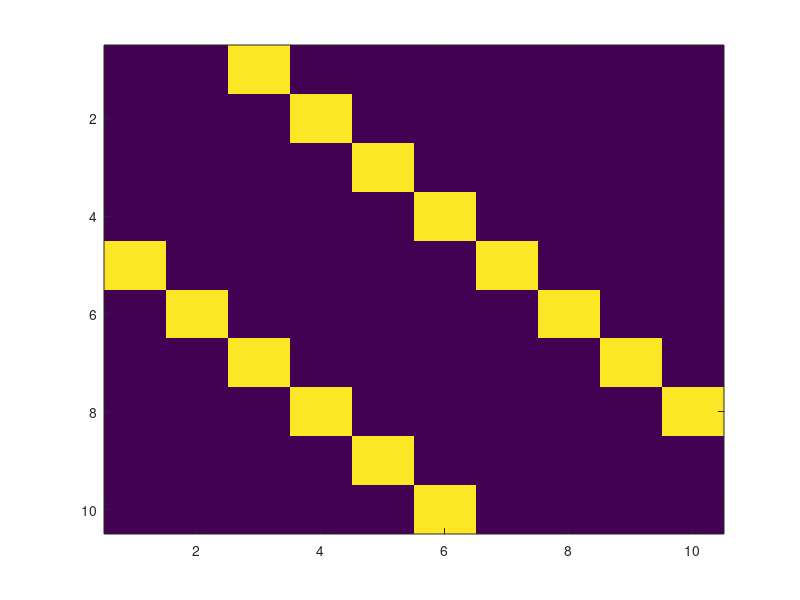

MATLAB code to generate this figure: (Note: this script raises an error after producing the figure.)

% Dimension (length) of a vector
v1 = [1] %scalar
v2 = [1,2] %point in the plane
v3 = [1,2,3] %point in space
v4 = [1,2,3,4] %point in higher dimension
pause
fprintf("length of v3 = %d\n",length(v3))
pause
length(v4)
pause
help length
pause % Linear combinations of vectors
v1 = [1,2,3]
v2 = [4,5,6]
a1 = 2
a2 = -1
pause
a1*v1 + a2*v2
pause % Dot product
v1*v2'
pause
dot(v1,v2)
pause
sum(v1.*v2)
pause % Norms
norm(v1)
pause
norm(v1,2)
pause
sqrt(v1*v1')
pause
norm(-v1)
pause
[norm(v1,1),norm(-v1,1)]
pause % Normalizing a vector
normvect = @(v) v./norm(v)
pause
vn=normvect(v1)
pause
fprintf("The norm of the normed vector: %g\n",norm(vn))
pause
u = [10, 0]
v = [-5, -5]
pause
theta=acos(dot(u,v)/(norm(u)*norm(v)))
pause
rad2deg(theta)
pause
help angle
pause
u = [10, 0]
v = [5, 5]
pause
costheta=dot(u,v)/(norm(u)*norm(v))
pause
[costheta, sqrt(2)/2]
pause % Triangle inequality
n = 10; % Length of vectors
N = 10^4; % Number of vectors
arr1 = []; % Initialize an empty array
for i = 1:N
    u=rand(n,1);
    v=rand(n,1);
    cs = norm(u)*norm(v)-abs(dot(u,v)); % Cauchy-Schwarz
    arr1=[arr1,cs]; % Append to the array
end
min(arr1)
pause
hist(arr1,100)
pause % Matrices
imagesc(rand(300,300))
pause
H=zeros(10,10);
for i = 1:10
    for j = 1:10
        if (i==j+4)||(i==j-2)
            H(i,j)=1;
        end
    end
end
H
pause
imagesc(H)
pause
A=[1 2 ; 3 4] % 2 by 2 matrix
B=[-2 3 ; 1 3]
C=[0 1 2; -1 1 0] % 2 by 3 matrix
pause
A+B
pause
% A+C would produce an error
pause
3*A
pause % Matrix multiplication
% Four ways
% - Dot products
% - Cols
% - Rows
% - Outer product
A
B
A*B
pause
% To get the 9 value in the entry 1,2 of the product AB, I take the inner 
% product of the first row of A and the second column of B
A(1,1)*B(1,2) + A(1,2)*B(2,2)
pause
B*A % matrix multiplication is not commutative in general
pause 
% myMatMult function
myMatMult(A,B)
pause
% myMatMult(C,A) would give an error
myMatMult(A,C)
pause
rand('state',0)
A=rand(100,100);
tic
for i=1:1000
    A=A*rand(100,100); % Multiplication using LAPACK routines
end
toc
pause
rand('state',0)
A=rand(100,100);
tic
for i=1:1000
    A=myMatMult(A,rand(100,100));
end
toc
pause
x=[7 12 33]
A=x(randi(length(x),5,3)) % select entries uniformly at random from x
y=[-1 0 24 23 522 4]
B=y(randi(length(y),3,10)) % select entries uniformly at random from y
pause
A*B
pause
myMatMult2(A,B)
pause
A*B - myMatMult2(A,B)
pause
norm(A*B - myMatMult2(A,B))
pause % Matrix multiplication is associative
A= rand(2,4)
B= rand(4,5)
C= rand(5,3)
A*B*C
pause
(A*B)*C
pause
A*(B*C)
pause % Identity matrix
A = [1 2; 3 4]
I = eye(2) % create identify matrix
A*I
pause
(A*I - A)==0
pause
I*A
pause % creating an identity matrix
ones(3,1)
pause
myI = diag(ones(2,1))
pause
help diag
pause
diag(myI) % retrieves the diagonal elements
pause % trace of a (square) matrix is the sum of its diagonal elements
A = [1 2 3; 4 5 6; 7 8 9]
sum(diag(A))
pause
trace(A)
pause % create a banded matrix
diag([5,7,0],1)+diag([2 3 4],-1)
pause % Inverses
A=[1 2; 3 4]
pause
help inv
pause
Ai = inv(A) % We rarely do this in practice
pause
A*Ai
pause
Ai*A
pause
A=[1 2; 3 4]
B=[5 6; 7 8]
inv(A*B)
pause
inv(B)*inv(A)
pause
inv(A)*inv(B) % something different
pause % Transpose
A=[];
for i=1:3 % rows
    for j=1:3 % cols
        A(i,j)=j+3*(i-1);
    end
end
A
pause
A=reshape((1:9),3,3)'
pause
A' % transpose, flips rows and cols
pause
ctranspose(A) % complex conjugate transpose (adjoint)
pause
A=[1+2*sqrt(-1) 2 - 3*sqrt(-1); -sqrt(-1) 0]
pause
A'
pause
ctranspose(A)
pause
A=reshape((1:9),3,3)'
pause
A''
pause
isequal(A,A') % check if the matrix is symmetric
pause
S=(A'+A)./2 % symmetrizing the matrix
pause
isequal(S,S')
pause
B=A+3
pause
(A*B)'
pause
B'*A'
pause % Determinants
A=[1 2; 3 4]
pause
det(A)
pause
A(1,1)*A(2,2) - A(1,2)*A(2,1)
pause
% det([1 2 3; 4 5 6]) would give error as it is not a square matrix
det(diag(ones(5,1)))
pause
A=diag([1 2 3])
pause
det(A) % det of diagonal is product of diagonal elements
pause
A(2,3)=-53;
A(1,3)=7;
A
pause
det(A) % determinant of a triangular matrix is the product of its diagonal elements (upper or lower)
pause
A(3,1)=35;
A
pause
det(A) % Not triangular anymore --- no longer the product of the diagonals
pause
setdiff((1:4),2) % set difference
pause % myDet function
myDet(A)
pause
det(rand(100,100)) % Arbitrary random matrices won't have determinant zero
pause
myDet(rand(100,100)) % Takes a very long time
pause
A=rand(4,4)
B=rand(4,4)
det(A*B)
det(A)*det(B)
pause
det(inv(A))
pause
1/det(A)
pause
A=[1 0; 1 0] % det will be zero
det(A)
pause
inv(A) % A is non-invertible / singular matrix
pause
B = [1 2 3; 4 5 6; 5 7 9] % third row is sum of first two
det(B)
inv(B) % numerical trouble
pause
myDet(B)
pause
cond(B) % condition number - coming toward the end of the course
pause
help cond
pause % Inverse of a 2 x 2 matrix
A = rand(2,2)
Ai = inv2mat(A)
pause
Ai*A
pause % Application: k-means
x = iris_dataset % could have used "load fisheriris"
K = 2 % number of clusters
rand('state',0) % set the random seed (for reproducability)
[idx,C] = kmeans(x(1:2,:)',K) % perform clustering on the first two dimensions
figure, % First plot the clusters
plot(x(1,idx==1),x(2,idx==1),'b.')
hold on
plot(x(1,idx==2),x(2,idx==2),'g.')
plot(x(1,idx==3),x(2,idx==3),'r.')
plot(C(:,1),C(:,2),'k.','markersize',20) % Plot the cluster centroids
hold off
pause % manual implementation of k-means (2D data)
n=size(x,2); % number of data points
dataPoints = x(1:2,randperm(n)); % shuffle the data points
xMin = min(x(1,:));
xMax = max(x(1,:));
yMin = min(x(2,:));
yMax = max(x(2,:));
for i =1:K % Random initial centroids
    means(i,:) = [xMin + (xMax-xMin).*rand(1),yMin + (yMax-yMin).*rand(1)];
end
labels=randi(K,n,1); % Random initial labels
prevMeans = -means;

while norm(prevMeans-means) > 0.001 % While centroids haven't converged
   prevMeans=means;
   for i=1:n % Update the labels based on closest points to centroids
       minNorm=inf;
       for j=1:K
          if norm(means(j,:)-dataPoints(:,i)')<minNorm
              labels(i)=j;
              minNorm=norm(means(j,:)-dataPoints(:,i)');
          end
       end
   end
   for i=1:K % Update centroids
       means(i,:)=mean(dataPoints(:,labels==i),2);
   end
end

figure, % First plot the clusters
plot(dataPoints(1,labels==1),dataPoints(2,labels==1),'b.')
hold on
plot(dataPoints(1,labels==2),dataPoints(2,labels==2),'g.')
plot(dataPoints(1,labels==3),dataPoints(2,labels==3),'r.')
plot(means(:,1),means(:,2),'k.','markersize',20) % Plot the cluster centroids
hold off



